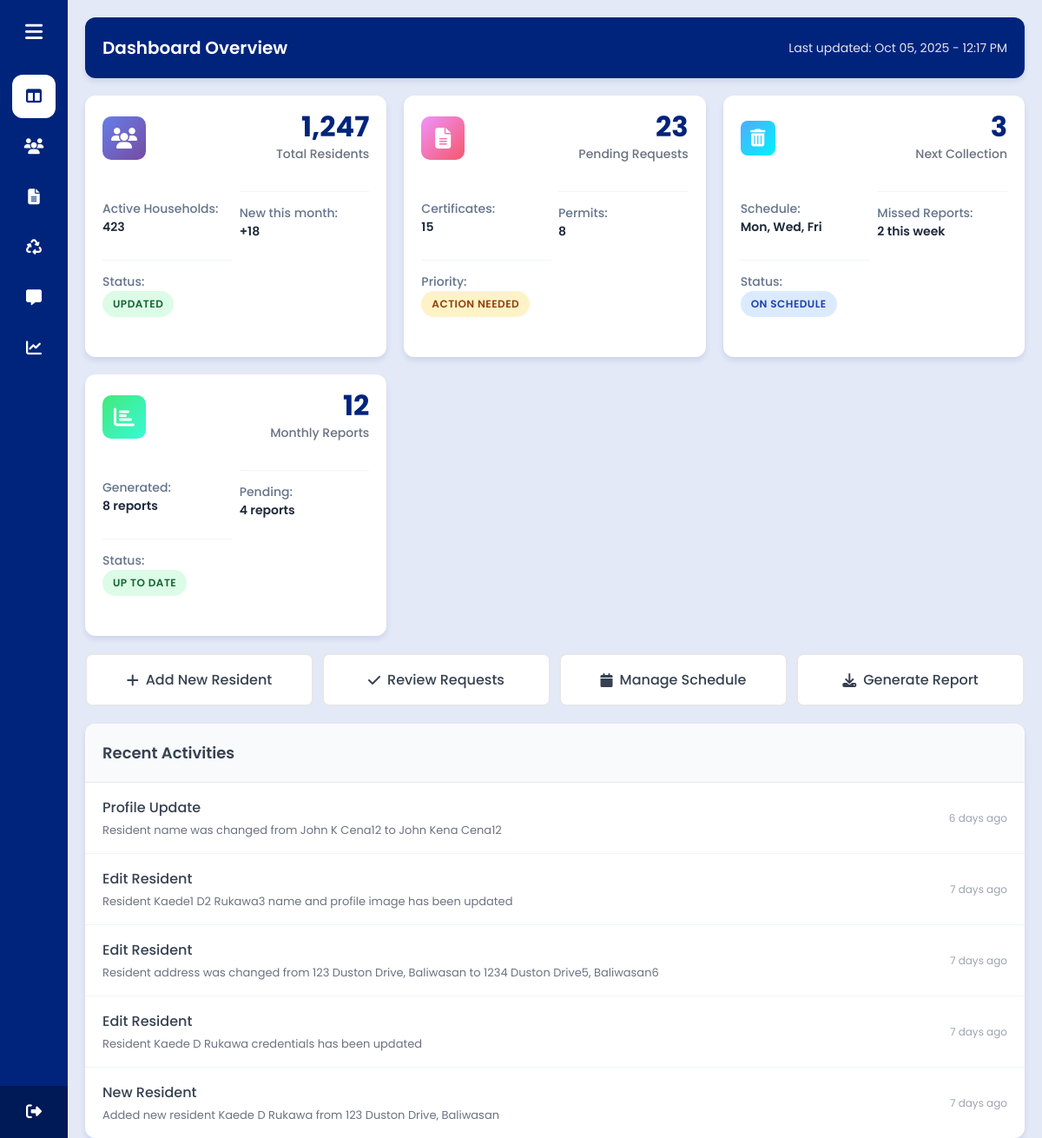
The page /admin/index.php (signed in) on the database its author committed.
### tables this page shows
CREATE TABLE `activity_logs` (
  `id` int(11) NOT NULL,
  `activity` varchar(255) NOT NULL,
  `description` varchar(255) NOT NULL,
  `created_at` datetime NOT NULL DEFAULT current_timestamp()
);

### admin/index.php (the view, shortened to what this page needs)
<?php
require_once("../conn/conn.php");
?>
<!DOCTYPE html>
<html lang="en" dir="ltr">
<head>
    <?php include '../components/header_links.php'; ?>
    <?php include '../components/admin_side_header.php'; ?>
</head>
<body>
    <?php include '../components/sidebar.php'; ?>
    <section class="home-section">
        <div class="table-container">
            <div class="table-header">
                <h2 class="table-title">Dashboard Overview</h2>
                <div class="table-actions">
                    <span style="color: #e5e7eb; font-size: 14px;">Last updated:
                        <?php echo date('M d, Y - g:i A'); ?></span>
                </div>
            </div>
        </div>
        <div class="dashboard-grid">
            <div class="dashboard-card">
                <div class="card-header">
                    <div class="card-icon residents-icon">
                        <i class="fas fa-users"></i>
                    </div>
                    <div class="card-info">
                        <h3 class="card-number">1,247</h3>
                        <p class="card-title">Total Residents</p>
                    </div>
                </div>
                <div class="card-body">
                    <div class="card-details">
                        <span class="detail-label">Active Households:</span>
                        <span class="detail-value">423</span>
                    </div>
                    <div class="card-details">
                        <span class="detail-label">New this month:</span>
                        <span class="detail-value">+18</span>
                    </div>
                    <div class="card-details">
                        <span class="detail-label">Status:</span>
                        <span class="status-badge badge-success">Updated</span>
                    </div>
                </div>
            </div>
            <div class="dashboard-card">
                <div class="card-header">
                    <div class="card-icon requests-icon">
                        <i class="fas fa-file-alt"></i>
                    </div>
                    <div class="card-info">
                        <h3 class="card-number">23</h3>
                        <p class="card-title">Pending Requests</p>
                    </div>
                </div>
                <div class="card-body">
                    <div class="card-details">
                        <span class="detail-label">Certificates:</span>
                        <span class="detail-value">15</span>
                    </div>
                    <div class="card-details">
                        <span class="detail-label">Permits:</span>
                        <span class="detail-value">8</span>
                    </div>
                    <div class="card-details">
                        <span class="detail-label">Priority:</span>
                        <span class="status-badge badge-warning">Action Needed</span>
                    </div>
                </div>
            </div>
            <div class="dashboard-card">
                <div class="card-header">
                    <div class="card-icon waste-icon">
                        <i class="fas fa-trash-alt"></i>
                    </div>
                    <div class="card-info">
                        <h3 class="card-number">3</h3>
                        <p class="card-title">Next Collection</p>
                    </div>
                </div>
                <div class="card-body">
                    <div class="card-details">
                        <span class="detail-label">Schedule:</span>
                        <span class="detail-value">Mon, Wed, Fri</span>
                    </div>
                    <div class="card-details">
                        <span class="detail-label">Missed Reports:</span>
                        <span class="detail-value">2 this week</span>
                    </div>
                    <div class="card-details">
                        <span class="detail-label">Status:</span>
                        <span class="status-badge badge-info">On Schedule</span>
                    </div>
                </div>
            </div>
            <div class="dashboard-card">
                <div class="card-header">
                    <div class="card-icon reports-icon">
                        <i class="fas fa-chart-bar"></i>
                    </div>
                    <div class="card-info">
                        <h3 class="card-number">12</h3>
                        <p class="card-title">Monthly Reports</p>
                    </div>
                </div>
                <div class="card-body">
                    <div class="card-details">
                        <span class="detail-label">Generated:</span>
                        <span class="detail-value">8 reports</span>
                    </div>
                    <div class="card-details">
                        <span class="detail-label">Pending:</span>
                        <span class="detail-value">4 reports</span>
                    </div>
                    <div class="card-details">
                        <span class="detail-label">Status:</span>
                        <span class="status-badge badge-success">Up to Date</span>
                    </div>
                </div>
            </div>
        </div>
        <div class="quick-actions">
            <a href="residents.php" class="action-btn">
                <i class="fas fa-plus"></i>
                Add New Resident
            </a>
            <a href="request_certificates.php" class="action-btn">
                <i class="fas fa-check"></i>
                Review Requests
            </a>
            <a href="waste_management.php" class="action-btn">
                <i class="fas fa-calendar"></i>
                Manage Schedule
            </a>
            <a href="reports.php" class="action-btn">
                <i class="fas fa-download"></i>
                Generate Report
            </a>
        </div>
        <div class="recent-section">
            <div class="recent-header">
                <h3 class="recent-title">Recent Activities</h3>
            </div>
            <ul class="recent-list">
                <?php
                $stmt = $conn->prepare("SELECT activity, description, created_at
                                FROM activity_logs
                                ORDER BY created_at DESC
                                LIMIT 5");
                $stmt->execute();
                $result = $stmt->get_result();
                if ($result->num_rows > 0) {
                    while ($row = $result->fetch_assoc()) {
                        $createdAt = new DateTime($row["created_at"], new DateTimeZone('Asia/Manila'));
                        $now = new DateTime("now", new DateTimeZone('Asia/Manila'));
                        $diff = $now->diff($createdAt);
                        if ($diff->y > 0) {
                            $timeAgo = $diff->y . " year" . ($diff->y > 1 ? "s" : "") . " ago";
                        } elseif ($diff->m > 0) {
                            $timeAgo = $diff->m . " month" . ($diff->m > 1 ? "s" : "") . " ago";
                        } elseif ($diff->d > 0) {
                            $timeAgo = $diff->d . " day" . ($diff->d > 1 ? "s" : "") . " ago";
                        } elseif ($diff->h > 0) {
                            $timeAgo = $diff->h . " hour" . ($diff->h > 1 ? "s" : "") . " ago";
                        } elseif ($diff->i > 0) {
                            $timeAgo = $diff->i . " minute" . ($diff->i > 1 ? "s" : "") . " ago";
                        } else {
                            $timeAgo = "Just now";
                        }
                        ?>
                        <li class="recent-item">
                            <div class="item-info">
                                <h4 class="item-title"><?php echo htmlspecialchars($row["activity"]); ?></h4>
                                <p class="item-subtitle"><?php echo htmlspecialchars($row["description"]); ?></p>
                            </div>
                            <span class="item-time"><?php echo $timeAgo; ?></span>
                        </li>
                        <?php
                    }
                } else {
                    echo "<li class='recent-item'><div class='item-info'><p>No recent activities found</p></div></li>";
                }
                ?>
            </ul>
        </div>
    </section>
</body>
</html>

### css/style.css (style rules this page uses)
* { margin: 0; padding: 0; box-sizing: border-box; font-family: "Poppins", sans-serif; }
html, body { height: 100%; margin: 0; display: flex; flex-direction: column; }
body { background: #f0faff; }
.home-section { position: relative; background: #E4E9F7; min-height: 100vh; top: 0; left: 78px; width: calc(100% - 78px); transition: all 0.5s ease; z-index: 2; }
a { color: #fff; text-decoration: none; }

### css/admin_side.css (style rules this page uses)
.table-container { background: #fff; border-radius: 12px; box-shadow: 0 4px 6px rgba(0, 36, 124, 0.1); overflow: hidden; margin: 20px; }
.table-header { background: #00247c; color: #fff; padding: 20px; display: flex; justify-content: space-between; align-items: center; flex-wrap: wrap; gap: 15px; }
.table-title { font-size: 20px; font-weight: 600; margin: 0; }
.table-actions { display: flex; gap: 10px; flex-wrap: wrap; }
.card-header { display: flex; align-items: center; gap: 12px; margin-bottom: 12px; }
.card-body { display: grid; grid-template-columns: 1fr 1fr; gap: 8px; margin-bottom: 12px; font-size: 13px; }
.dashboard-grid { display: grid; grid-template-columns: repeat(auto-fit, minmax(280px, 1fr)); gap: 20px; margin: 20px; }
.dashboard-card { background: #fff; border-radius: 12px; box-shadow: 0 4px 6px rgba(0, 36, 124, 0.1); overflow: hidden; transition: transform 0.2s ease, box-shadow 0.2s ease; }
.card-header { padding: 20px; display: flex; align-items: center; justify-content: space-between; }
.card-icon { width: 50px; height: 50px; border-radius: 10px; display: flex; align-items: center; justify-content: center; font-size: 24px; color: #fff; }
.residents-icon { background: linear-gradient(135deg, #667eea 0%, #764ba2 100%); }
.requests-icon { background: linear-gradient(135deg, #f093fb 0%, #f5576c 100%); }
.waste-icon { background: linear-gradient(135deg, #4facfe 0%, #00f2fe 100%); }
.reports-icon { background: linear-gradient(135deg, #43e97b 0%, #38f9d7 100%); }
.card-info { text-align: right; }
.card-number { font-size: 32px; font-weight: 700; color: #00247c; margin: 0; line-height: 1; }
.card-title { font-size: 14px; color: #6b7280; margin: 5px 0 0 0; font-weight: 500; }
.card-body { padding: 0 20px 20px 20px; }
.card-details { padding: 14px 0; border-top: 1px solid #f1f5f9; }
.card-details:first-child { border-top: none; padding-top: 10px; }
.detail-label { display: flex; align-items: center; color: #64748b; font-weight: 500; font-size: 14px; }
.detail-value { font-weight: 600; color: #1e293b; font-size: 14px; }
.status-badge { display: inline-flex; align-items: center; padding: 6px 12px; border-radius: 20px; font-size: 11px; font-weight: 600; text-transform: uppercase; letter-spacing: 0.5px; gap: 4px; }
.badge-success { background: #dcfce7; color: #166534; }
.badge-warning { background: #fef3c7; color: #92400e; }
.badge-info { background: #dbeafe; color: #1e40af; }
.recent-section { background: #fff; border-radius: 12px; box-shadow: 0 4px 6px rgba(0, 36, 124, 0.1); margin: 20px; overflow: hidden; }
.recent-header { background: #f8fafc; padding: 20px; border-bottom: 1px solid #e5e7eb; }
.recent-title { font-size: 18px; font-weight: 600; color: #374151; margin: 0; }
.recent-list { padding: 0; margin: 0; list-style: none; }
.recent-item { padding: 16px 20px; border-bottom: 1px solid #f1f5f9; display: flex; justify-content: space-between; align-items: center; }
.recent-item:last-child { border-bottom: none; }
.item-info { flex: 1; }
.item-title { font-weight: 500; color: #374151; margin: 0 0 4px 0; }
.item-subtitle { font-size: 13px; color: #6b7280; margin: 0; }
.item-time { font-size: 12px; color: #9ca3af; white-space: nowrap; }
.quick-actions { display: flex; gap: 10px; margin: 20px; flex-wrap: wrap; }
.action-btn { flex: 1; min-width: 200px; padding: 16px 20px; background: #fff; border: 2px solid #e5e7eb; border-radius: 8px; text-decoration: none; color: #374151; font-weight: 500; text-align: center; transition: all 0.2s ease; display: flex; align-items: center; justify-content: center; gap: 8px; }
.waste-icon { width: 40px; height: 40px; border-radius: 8px; display: flex; align-items: center; justify-content: center; font-size: 20px; }
.status-badge { padding: 6px 12px; border-radius: 20px; font-size: 12px; font-weight: 600; text-transform: uppercase; }

### rows shown on the page
activity_logs: activity "Profile Update", description "Resident name was changed from John K Cena12 to John Kena Cena12", created_at "6 days ago"
activity_logs: activity "Edit Resident", description "Resident Kaede1 D2 Rukawa3 name and profile image has been updated", created_at "7 days ago"
activity_logs: activity "Edit Resident", description "Resident address was changed from 123 Duston Drive, Baliwasan to 1234 Duston Drive5, Baliwasan6", created_at "7 days ago"
activity_logs: activity "Edit Resident", description "Resident Kaede D Rukawa credentials has been updated", created_at "7 days ago"
activity_logs: activity "New Resident", description "Added new resident Kaede D Rukawa from 123 Duston Drive, Baliwasan", created_at "7 days ago"
